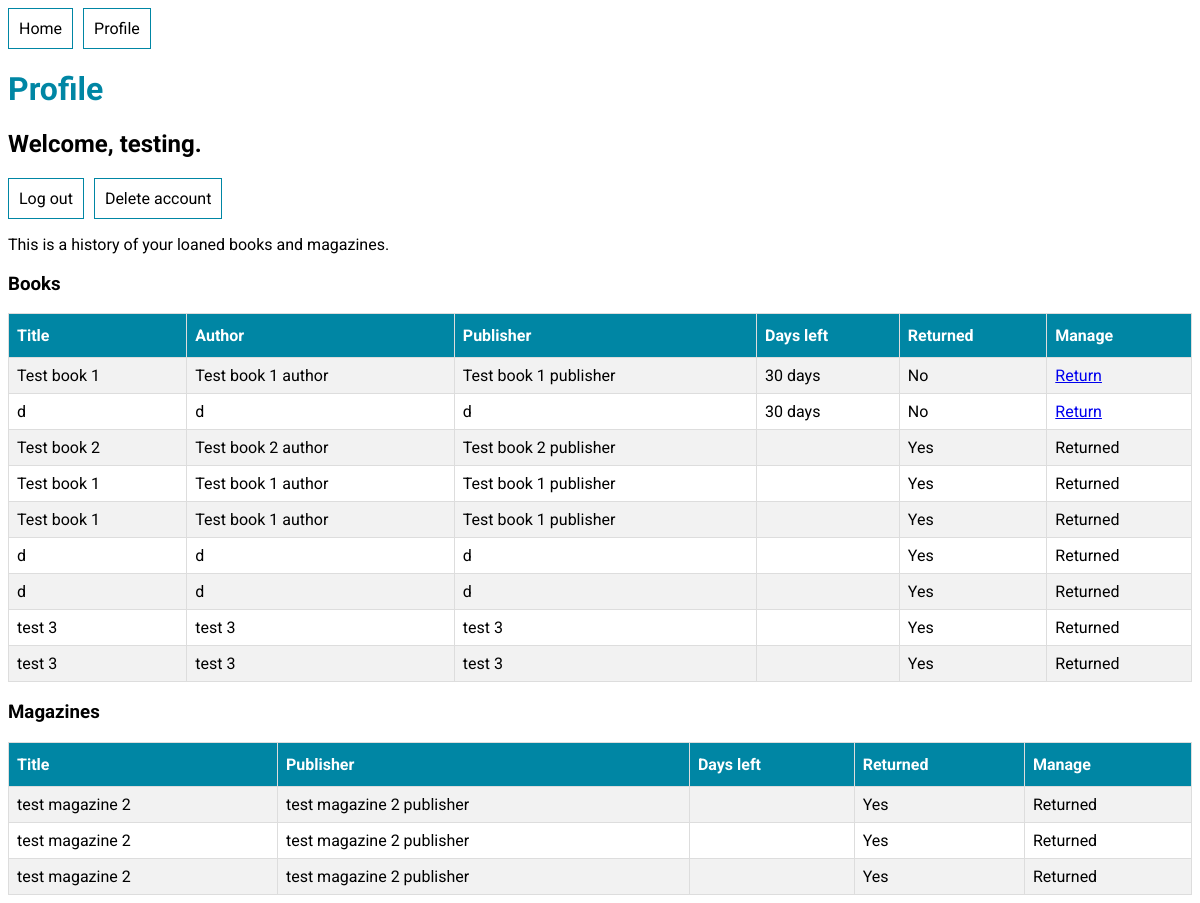
The app's page /user/profile/ (signed in), older data.
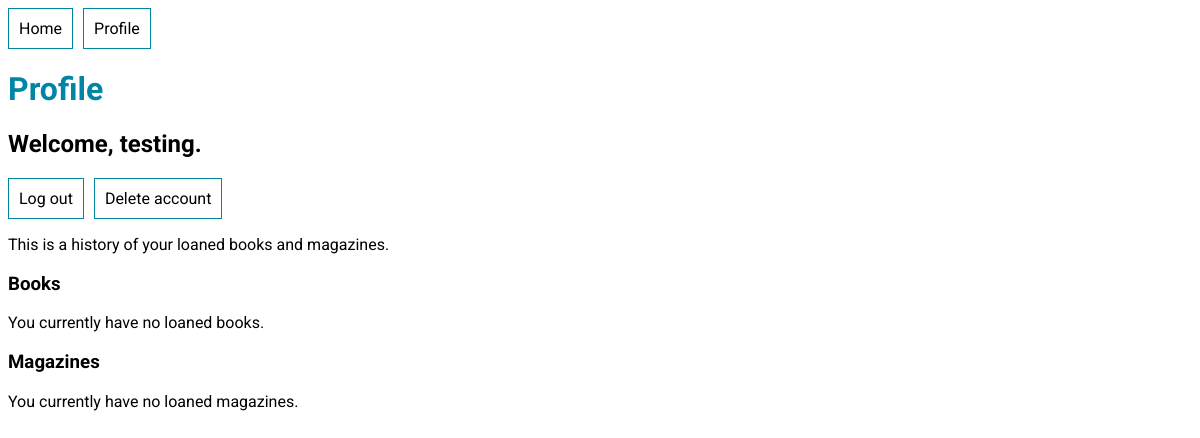
The same page, newer data.
### library_app/models.py (models this page shows, shortened)
class BookLoan(models.Model):
    user = models.ForeignKey(User, on_delete=models.CASCADE)
    book = models.ForeignKey(Book, on_delete=models.CASCADE)
    loaned_timestamp = models.DateTimeField(auto_now_add=True)
    returned_timestamp = models.DateTimeField(null=True)
    def daysLeft(self):
        date_to_return = self.loaned_timestamp + \
        timedelta(days=loan_days_limit['book'])
        days_left = (date_to_return - self.loaned_timestamp).days
        return days_left

class Book(models.Model):
    title = models.CharField(max_length=200)
    author = models.CharField(max_length=200)
    publisher = models.CharField(max_length=200)
    is_available = models.BooleanField(default=True)

class MagazineLoan(models.Model):
    user = models.ForeignKey(User, on_delete=models.CASCADE)
    magazine = models.ForeignKey(Magazine, on_delete=models.CASCADE)
    loaned_timestamp = models.DateTimeField(auto_now_add=True)
    returned_timestamp = models.DateTimeField(null=True)

class Magazine(models.Model):
    title = models.CharField(max_length=200)
    publisher = models.CharField(max_length=200)
    is_available = models.BooleanField(default=True)

### user_app/views.py (the view)
# urls.py: path("profile/", views.profile, name="profile"),
@login_required
def profile(request):
    user = request.user
    bookloans = BookLoan.objects.filter(user=user).order_by("returned_timestamp")
    magazineloans = MagazineLoan.objects.filter(user=user).order_by("returned_timestamp")
    context = {"bookloans": bookloans, "magazineloans": magazineloans, "user": user}
    return render(request, "user_app/profile.html", context)

### templates/user_app/profile.html (shortened to what this page needs)
{% extends "base.html" %}
{% block content %}
<h1>Profile</h1>
<div>
    <h2>Welcome, {{user.username}}.</h2>
    <ul>
        <li><a href="{% url 'user_app:logout' %}">Log out</a></li>
        <li><a href="{% url 'user_app:delete_account' %}">Delete account</a></li>
    </ul>
    <p>This is a history of your loaned books and magazines.</p>
    <div>
        <h3>Books</h3>
        {% if bookloans.count %}
        <table>
            <tr>
                <th>Title</th>
                <th>Author</th>
                <th>Publisher</th>
                <th>Days left</th>
                <th>Returned</th>
                <th>Manage</th>
            </tr>
            {% for bookloan in bookloans %}
            <tr>
                <td>{{bookloan.book.title}}</td>
                <td>{{bookloan.book.author}}</td>
                <td>{{bookloan.book.publisher}}</td>
                <td>{% if bookloan.returned_timestamp is not None %} {% else %} {{bookloan.daysLeft}} days {% endif %}</td>
                <td>{% if bookloan.returned_timestamp is not None %} Yes {% else %} No {% endif %}</td>
                <td>{% if bookloan.returned_timestamp is not None %} Returned {% else %}<a href="{% url "user_app:return_item" "book" bookloan.book.id%}">Return</a> {% endif %}</td>
            </tr>
            {% endfor %}
        </table>
        {% else %}
            <p>You currently have no loaned books.</p>
        {% endif %}
   <h3>Magazines</h3>
    {% if magazineloans.count %}
      <table>
        <tr>
          <th>Title</th>
          <th>Publisher</th>
          <th>Days left</th>
          <th>Returned</th>
          <th>Manage</th>
        </tr>
        {% for magazineloan in magazineloans %}
        <tr>
          <td>{{magazineloan.magazine.title}}</td>
          <td>{{magazineloan.magazine.publisher}}</td>
          <td>{% if magazineloan.returned_timestamp is not None %} {% else %} {{magazineloan.daysLeft}} days {% endif %}</td>
          <td>{% if magazineloan.returned_timestamp is not None %} Yes {% else %} No {% endif %}</td>
          <td>{% if magazineloan.returned_timestamp is not None %} Returned {% else %}<a href="{% url "user_app:return_item" "magazine" magazineloan.magazine.id%}">Return</a> {% endif %}</td>
        </tr>
        {% endfor %}
      </table>
    {% else %}
      <p>You currently have no loaned magazines.</p>
    {% endif %}
    </div>
</div>
{% endblock content %}

Row changes from the older to the newer data that the page shows:
removed BookLoan: book "Test book 1", book.author "Test book 1 author", book.publisher "Test book 1 publisher", daysLeft "30", shows "No", shows "Return"
removed BookLoan: book "d", book.author "d", book.publisher "d", daysLeft "30", shows "No", shows "Return"
removed BookLoan: book "Test book 2", book.author "Test book 2 author", book.publisher "Test book 2 publisher", shows "Yes", shows "Returned"
removed BookLoan: book "Test book 1", book.author "Test book 1 author", book.publisher "Test book 1 publisher", shows "Yes", shows "Returned"
removed BookLoan: book "Test book 1", book.author "Test book 1 author", book.publisher "Test book 1 publisher", shows "Yes", shows "Returned"
removed BookLoan: book "d", book.author "d", book.publisher "d", shows "Yes", shows "Returned"
removed BookLoan: book "d", book.author "d", book.publisher "d", shows "Yes", shows "Returned"
removed BookLoan: book "test 3", book.author "test 3", book.publisher "test 3", shows "Yes", shows "Returned"
removed BookLoan: book "test 3", book.author "test 3", book.publisher "test 3", shows "Yes", shows "Returned"
removed MagazineLoan: magazine "test magazine 2", magazine.publisher "test magazine 2 publisher", shows "Yes", shows "Returned"
removed MagazineLoan: magazine "test magazine 2", magazine.publisher "test magazine 2 publisher", shows "Yes", shows "Returned"
removed MagazineLoan: magazine "test magazine 2", magazine.publisher "test magazine 2 publisher", shows "Yes", shows "Returned"
Text that changed along with them:
text no longer shown: "Title Author Publisher Days left Returned Manage Title Publisher Days left Returned Manage"
text now shown: "You currently have no loaned books. You currently have no loaned magazines."
